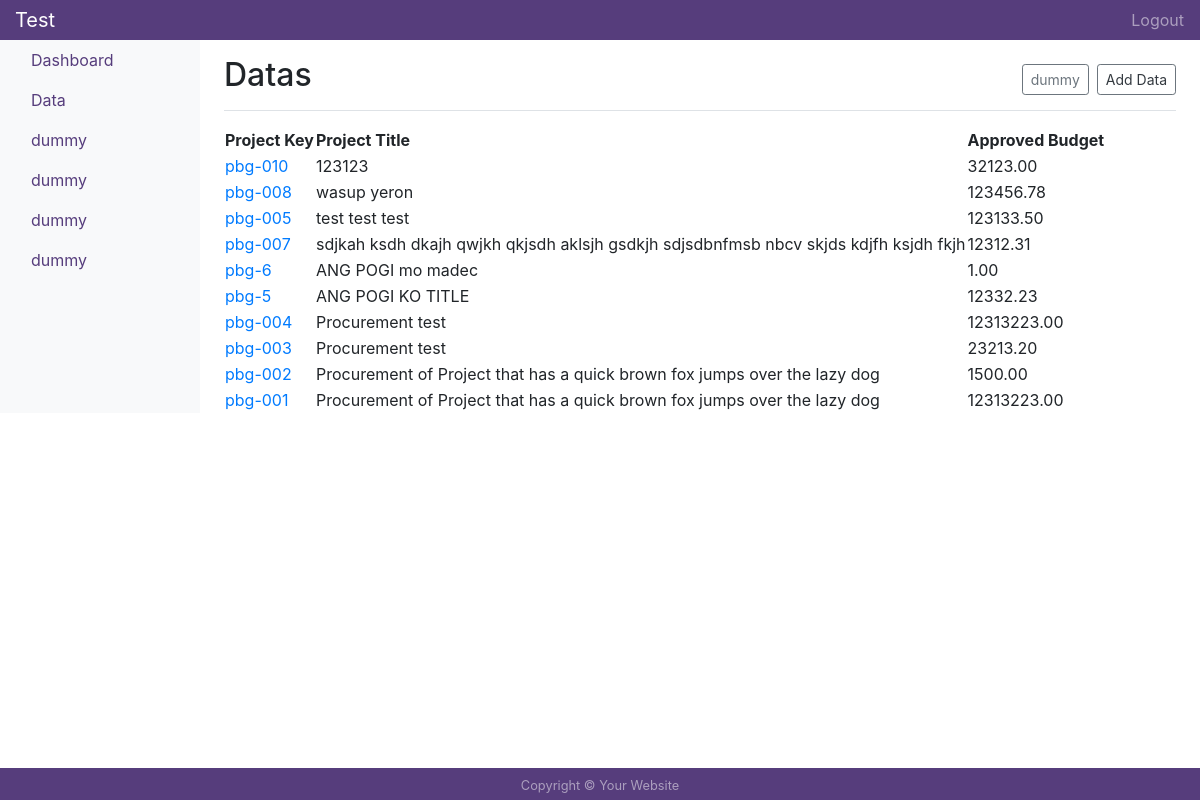
The app's page /datas (signed in) with its own data.
### apptest/models.py (models this page shows, shortened)
class ProjectData(db.Model):
    id = db.Column(db.Integer, primary_key=True)
    proj_key = db.Column(db.String(20), unique=True, nullable=False)
    proj_title = db.Column(db.String(180), unique=False, nullable=False)
    aprvd_budget = db.Column(db.Numeric(10, 2), nullable=False)

### apptest/main/routes.py (the view)
@main.route("/datas")
@login_required
def datas():
    datas = ProjectData.query.all()
    return render_template("datas.html", title="Datas", datas=datas)

### apptest/models.py (called while the page is built)
@login_manager.user_loader
def login_manager(user_id):
    return User.query.get(int(user_id))

### apptest/templates/datas.html
{% extends "_layout.html" %}
{% block content%}
<table>
    <tr>
        <th>Project Key</th>
        <th>Project Title</th>
        <th>Approved Budget</th>
    </tr>
    {% for data in datas | sort(attribute='id', reverse=True) %}
    <tr>
        <td><a href="{{ url_for('projects.proj', proj_id=data.id)}}">{{ data.proj_key }}</a></td>
        <td>{{ data.proj_title }}</td>
        <td>{{ data.aprvd_budget }}</td>
    </tr>
    {% endfor %}
</table>
{% endblock %}

### apptest/templates/_layout.html (shortened to what this page needs)
<!DOCTYPE html>
<html lang="en">
<head>
    <link rel="stylesheet" href="https://stackpath.bootstrapcdn.com/bootstrap/4.5.2/css/bootstrap.min.css"
>
</head>
<body>
    <div class=" fixed-top container justify-content-center col-md-2 text-center p-1">
    </div>
    <nav class="navbar navbar-dark sticky-top flex-md-nowrap p-0" style="background-color: #563d7c;">
        <a class="navbar-brand col-sm-3 col-md-2 mr-0" href="#">Test</a>
        <ul class="navbar-nav px-3">
            <li class="nav-item text-nowrap">
                <a class="nav-link" href="{{ url_for('users.logout') }}">Logout</a>
            </li>
        </ul>
    </nav>
    <div class="container-fluid">
        <div class="row">
            <nav class="col-md-2 d-none d-md-block bg-light sidebar">
                <div class="sidebar-sticky">
                    <ul class="nav flex-column">
                        <li class="nav-item">
                            <a class="nav-link" style="color: #563d7c;"
                                href="{{ url_for('main.dashboard')}}">Dashboard</a>
                        </li>
                        <li class="nav-item">
                            <a class="nav-link" style="color: #563d7c;" href="{{ url_for('main.datas') }}">Data</a>
                        </li>
                        <li class="nav-item">
                            <a class="nav-link" style="color: #563d7c;" href="#">dummy</a>
                        </li>
                        <li class="nav-item">
                            <a class="nav-link" style="color: #563d7c;" href="#">dummy</a>
                        </li>
                        <li class="nav-item">
                            <a class="nav-link" style="color: #563d7c;" href=" #">dummy</a>
                        </li>
                        <li class="nav-item">
                            <a class="nav-link" style="color: #563d7c;" href=" #">dummy</a>
                        </li>
                    </ul>
                </div>
            </nav>
            <main role="main" class="col-md-9 ml-sm-auto col-lg-10 pt-3 px-4">
                {% block content_title %}
                <div
                    class="d-flex justify-content-between flex-wrap flex-md-nowrap align-items-center pb-2 mb-3 border-bottom">
                    <h1 class="h2">{{ title }}</h1>
                    <div class="btn-toolbar mb-2 mb-md-0">
                        <div class="btn-group mr-2">
                            <button class="btn btn-sm btn-outline-secondary">dummy</button>
                        </div>
                        <div>
                            <button class="btn btn-sm btn-outline-secondary">
                                <a class="text-dark" href="{{ url_for('projects.add_data')}}">Add Data</a>
                            </button>
                        </div>
                    </div>
                </div>
                {% endblock %}
                {% block content %} {% endblock %}
            </main>
        </div>
    </div>
    <footer class="py-1 text-white-50 fixed-bottom" style="background-color: #563d7c;">
        <div class="container text-center">
            <small>Copyright &copy; Your Website</small>
        </div>
    </footer>
</body>
</html>

### records on screen
ProjectData: proj_key "pbg-010", proj_title "123123", aprvd_budget "32123.00"
ProjectData: proj_key "pbg-008", proj_title "wasup yeron", aprvd_budget "123456.78"
ProjectData: proj_key "pbg-005", proj_title "test test test", aprvd_budget "123133.50"
ProjectData: proj_key "pbg-007", proj_title "sdjkah ksdh dkajh qwjkh qkjsdh aklsjh gsdkjh sdjsdbnfmsb nbcv skjds kdjfh ksjdh fkjh", aprvd_budget "12312.31"
ProjectData: proj_key "pbg-6", proj_title "ANG POGI mo madec", aprvd_budget "1.00"
ProjectData: proj_key "pbg-5", proj_title "ANG POGI KO TITLE", aprvd_budget "12332.23"
ProjectData: proj_key "pbg-004", proj_title "Procurement test", aprvd_budget "12313223.00"
ProjectData: proj_key "pbg-003", proj_title "Procurement test", aprvd_budget "23213.20"
ProjectData: proj_key "pbg-002", proj_title "Procurement of Project that has a quick brown fox jumps over the lazy dog", aprvd_budget "1500.00"
ProjectData: proj_key "pbg-001", proj_title "Procurement of Project that has a quick brown fox jumps over the lazy dog", aprvd_budget "12313223.00"

### other values on screen
{{ title }} "Datas"
